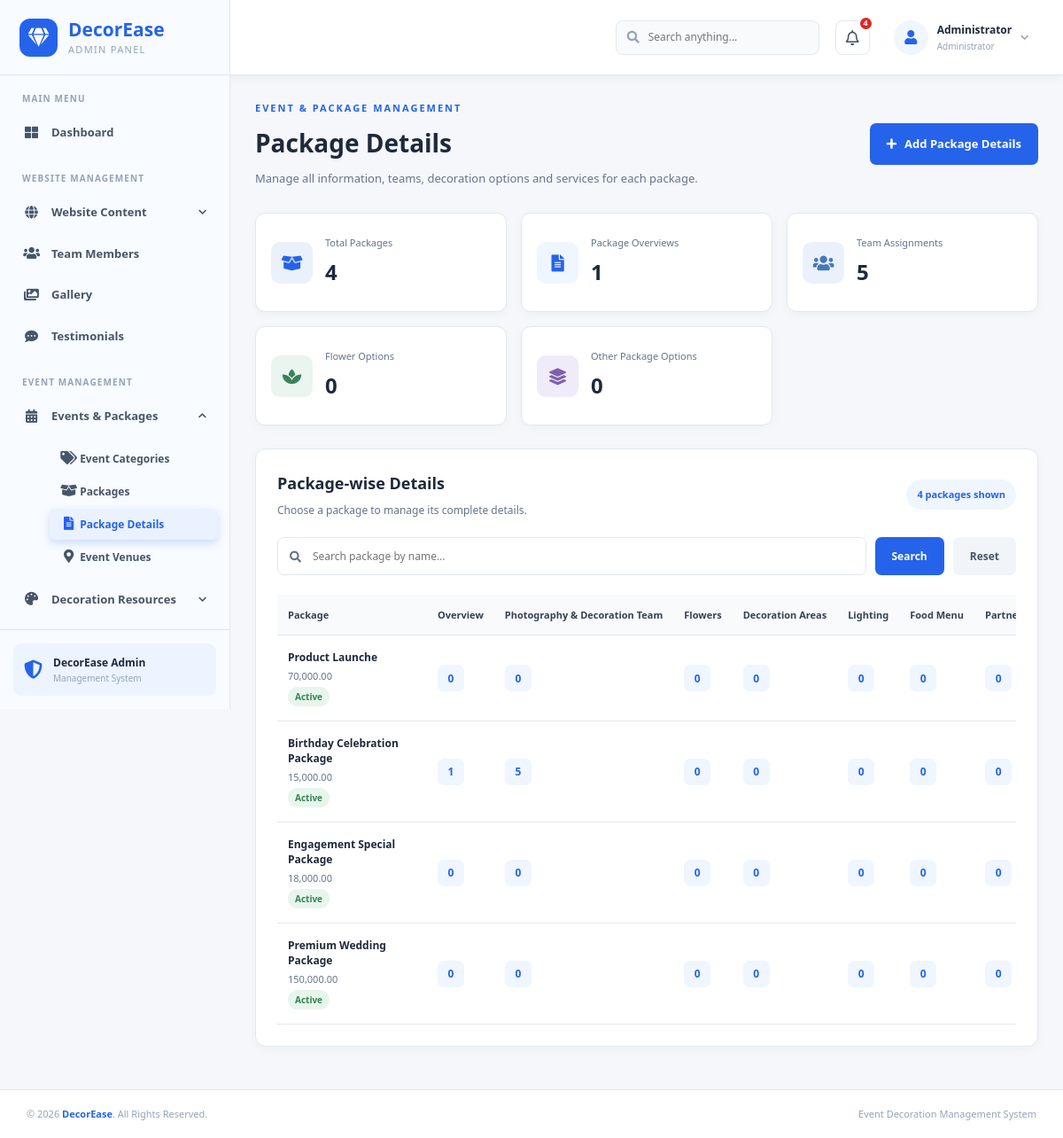
The page /admin/package_details.php (signed in) on the database its author committed.
### tables this page shows
CREATE TABLE `packages` (
  `package_id` int(10) UNSIGNED NOT NULL,
  `category_id` int(10) UNSIGNED NOT NULL,
  `package_name` varchar(200) NOT NULL,
  `slug` varchar(200) NOT NULL,
  `short_description` text DEFAULT NULL,
  `description` longtext DEFAULT NULL,
  `base_price` decimal(12,2) NOT NULL DEFAULT 0.00,
  `guest_capacity` int(10) UNSIGNED DEFAULT 0,
  `image_id` int(10) UNSIGNED DEFAULT NULL,
  `is_featured` tinyint(1) DEFAULT 0,
  `status` enum('active','inactive','draft') DEFAULT 'draft',
  `created_at` timestamp NOT NULL DEFAULT current_timestamp(),
  `updated_at` timestamp NOT NULL DEFAULT current_timestamp() ON UPDATE current_timestamp()
);

### admin/package_details.php (the view, shortened to what this page needs)
<?php
include_once '../db.php';
$search = trim($_GET['search'] ?? '');
$searchLike = '%' . $search . '%';
$statsQuery = $conn->query("
    SELECT
        COUNT(*) AS total_packages,
        COALESCE(SUM(
            (SELECT COUNT(*) FROM package_details pd
             WHERE pd.package_id = p.package_id)
        ), 0) AS total_overview,
        COALESCE(SUM(
            (SELECT COUNT(*) FROM package_team_roles ptr
             WHERE ptr.package_id = p.package_id)
        ), 0) AS total_team_roles,
        COALESCE(SUM(
            (SELECT COUNT(*) FROM package_flower_options pfo
             WHERE pfo.package_id = p.package_id)
        ), 0) AS total_flowers,
        COALESCE(SUM(
            (SELECT COUNT(*) FROM package_decoration_areas pda
             WHERE pda.package_id = p.package_id)
        ), 0) AS total_areas,
        COALESCE(SUM(
            (SELECT COUNT(*) FROM package_lighting pl
             WHERE pl.package_id = p.package_id)
        ), 0) AS total_lighting,
        COALESCE(SUM(
            (SELECT COUNT(*) FROM package_food_menus pfm
             WHERE pfm.package_id = p.package_id)
        ), 0) AS total_food,
        COALESCE(SUM(
            (SELECT COUNT(*) FROM package_vendors pv
             WHERE pv.package_id = p.package_id)
        ), 0) AS total_vendors,
        COALESCE(SUM(
            (SELECT COUNT(*) FROM package_facilities pfa
             WHERE pfa.package_id = p.package_id)
        ), 0) AS total_facilities
    FROM packages p
");
$stats = $statsQuery ? $statsQuery->fetch_assoc() : [];
$sql = "
    SELECT
        p.package_id,
        p.package_name,
        p.status,
        p.base_price,
        (SELECT COUNT(*) FROM package_details pd
         WHERE pd.package_id = p.package_id) AS overview_count,
        (SELECT COUNT(*) FROM package_team_roles ptr
         WHERE ptr.package_id = p.package_id) AS team_count,
        (SELECT COUNT(*) FROM package_flower_options pfo
         WHERE pfo.package_id = p.package_id) AS flower_count,
        (SELECT COUNT(*) FROM package_decoration_areas pda
         WHERE pda.package_id = p.package_id) AS area_count,
        (SELECT COUNT(*) FROM package_lighting pl
         WHERE pl.package_id = p.package_id) AS lighting_count,
        (SELECT COUNT(*) FROM package_food_menus pfm
         WHERE pfm.package_id = p.package_id) AS food_count,
        (SELECT COUNT(*) FROM package_vendors pv
         WHERE pv.package_id = p.package_id) AS vendor_count,
        (SELECT COUNT(*) FROM package_facilities pfa
         WHERE pfa.package_id = p.package_id) AS facility_count
    FROM packages p
    WHERE p.package_name LIKE ?
    ORDER BY p.package_id DESC
";
$stmt = $conn->prepare($sql);
$stmt->bind_param("s", $searchLike);
$stmt->execute();
$result = $stmt->get_result();
$packages = [];
while ($row = $result->fetch_assoc()) {
    $packages[] = $row;
}
$totalPackages = (int)($stats['total_packages'] ?? 0);
$totalOverview = (int)($stats['total_overview'] ?? 0);
$totalTeam = (int)($stats['total_team_roles'] ?? 0);
$totalFlowers = (int)($stats['total_flowers'] ?? 0);
$totalResources = (int)(
    ($stats['total_areas'] ?? 0) +
    ($stats['total_lighting'] ?? 0) +
    ($stats['total_food'] ?? 0) +
    ($stats['total_vendors'] ?? 0) +
    ($stats['total_facilities'] ?? 0)
);
include 'includes/sidebar.php';
include 'includes/header.php';
?>
<head>
    <link rel="stylesheet"
          href="https://cdnjs.cloudflare.com/ajax/libs/font-awesome/5.15.4/css/all.min.css">
    <link rel="stylesheet" href="includes/css/admin.css">
</head>
<div class="main-content package-details-page">
    <div class="pd-page-header">
        <div>
            <span class="pd-eyebrow">EVENT & PACKAGE MANAGEMENT</span>
            <h1>Package Details</h1>
            <p>Manage all information, teams, decoration options and services for each package.</p>
        </div>
        <a href="add_package_details.php" class="pd-primary-btn">
            <i class="fas fa-plus"></i>
            Add Package Details
        </a>
    </div>
    <div class="pd-summary-grid">
        <div class="pd-summary-card">
            <div class="pd-summary-icon burgundy">
                <i class="fas fa-box-open"></i>
            </div>
            <div>
                <span>Total Packages</span>
                <h3><?= $totalPackages ?></h3>
            </div>
        </div>
        <div class="pd-summary-card">
            <div class="pd-summary-icon gold">
                <i class="fas fa-file-alt"></i>
            </div>
            <div>
                <span>Package Overviews</span>
                <h3><?= $totalOverview ?></h3>
            </div>
        </div>
        <div class="pd-summary-card">
            <div class="pd-summary-icon blue">
                <i class="fas fa-users"></i>
            </div>
            <div>
                <span>Team Assignments</span>
                <h3><?= $totalTeam ?></h3>
            </div>
        </div>
        <div class="pd-summary-card">
            <div class="pd-summary-icon green">
                <i class="fas fa-spa"></i>
            </div>
            <div>
                <span>Flower Options</span>
                <h3><?= $totalFlowers ?></h3>
            </div>
        </div>
        <div class="pd-summary-card">
            <div class="pd-summary-icon purple">
                <i class="fas fa-layer-group"></i>
            </div>
            <div>
                <span>Other Package Options</span>
                <h3><?= $totalResources ?></h3>
            </div>
        </div>
    </div>
    <div class="pd-management-card">
        <div class="pd-section-heading">
            <div>
                <h2>Package-wise Details</h2>
                <p>Choose a package to manage its complete details.</p>
            </div>
            <span class="pd-record-count">
                <?= count($packages) ?> packages shown
            </span>
        </div>
        <form method="GET" class="pd-search-form">
            <div class="pd-search-box">
                <i class="fas fa-search"></i>
                <input
                    type="search"
                    name="search"
                    placeholder="Search package by name..."
                    value="<?= htmlspecialchars($search, ENT_QUOTES, 'UTF-8') ?>"
                >
            </div>
            <button type="submit" class="pd-search-btn">
                Search
            </button>
            <a href="package_details.php" class="pd-reset-btn">
                Reset
            </a>
        </form>
        <div class="pd-table-responsive">
            <table class="pd-management-table">
                <thead>
                    <tr>
                        <th>Package</th>
                        <th>Overview</th>
                        <th>Photography & Decoration Team</th>
                        <th>Flowers</th>
                        <th>Decoration Areas</th>
                        <th>Lighting</th>
                        <th>Food Menu</th>
                        <th>Partners</th>
                    </tr>
                </thead>
                <tbody>
                <?php if (!empty($packages)): ?>
                    <?php foreach ($packages as $package): ?>
                        <tr>
                            <td>
                                <div class="pd-package-name">
                                    <strong>
                                        <?= htmlspecialchars(
                                            $package['package_name'],
                                            ENT_QUOTES,
                                            'UTF-8'
                                        ) ?>
                                    </strong>
                                    <span>
                                        <?= number_format(
                                            (float)$package['base_price'],
                                            2
                                        ) ?>
                                    </span>
                                    <small class="pd-status <?= htmlspecialchars($package['status']) ?>">
                                        <?= htmlspecialchars(ucfirst($package['status'])) ?>
                                    </small>
                                </div>
                            </td>
                            <td>
                                <span class="pd-count">
                                    <?= (int)$package['overview_count'] ?>
                                </span>
                            </td>
                            <td>
                                <span class="pd-count">
                                    <?= (int)$package['team_count'] ?>
                                </span>
                            </td>
                            <td>
                                <span class="pd-count">
                                    <?= (int)$package['flower_count'] ?>
                                </span>
                            </td>
                            <td>
                                <span class="pd-count">
                                    <?= (int)$package['area_count'] ?>
                                </span>
                            </td>
                            <td>
                                <span class="pd-count">
                                    <?= (int)$package['lighting_count'] ?>
                                </span>
                            </td>
                            <td>
                                <span class="pd-count">
                                    <?= (int)$package['food_count'] ?>
                                </span>
                            </td>
                            <td>
                                <span class="pd-count">
                                    <?= (int)$package['vendor_count'] ?>
                                </span>
                            </td>
                        </tr>
                    <?php endforeach; ?>
                <?php endif; ?>
                </tbody>
            </table>
        </div>
    </div>
</div>
<?php include 'includes/footer.php'; ?>

### rows shown on the page
packages: package_name "Product Launche", base_price "70,000.00", status "Active", overview_count "0", team_count "0", flower_count "0", area_count "0", lighting_count "0", food_count "0", vendor_count "0"
packages: package_name "Birthday Celebration Package", base_price "15,000.00", status "Active", overview_count "1", team_count "5", flower_count "0", area_count "0", lighting_count "0", food_count "0", vendor_count "0"
packages: package_name "Engagement Special Package", base_price "18,000.00", status "Active", overview_count "0", team_count "0", flower_count "0", area_count "0", lighting_count "0", food_count "0", vendor_count "0"
packages: package_name "Premium Wedding Package", base_price "150,000.00", status "Active", overview_count "0", team_count "0", flower_count "0", area_count "0", lighting_count "0", food_count "0", vendor_count "0"

### other values the page prints
$unreadCount "4"
$adminName "Administrator"
$totalPackages "4"
$totalOverview "1"
$totalTeam "5"
$totalFlowers "0"
$totalResources "0"
count($packages) "4"
